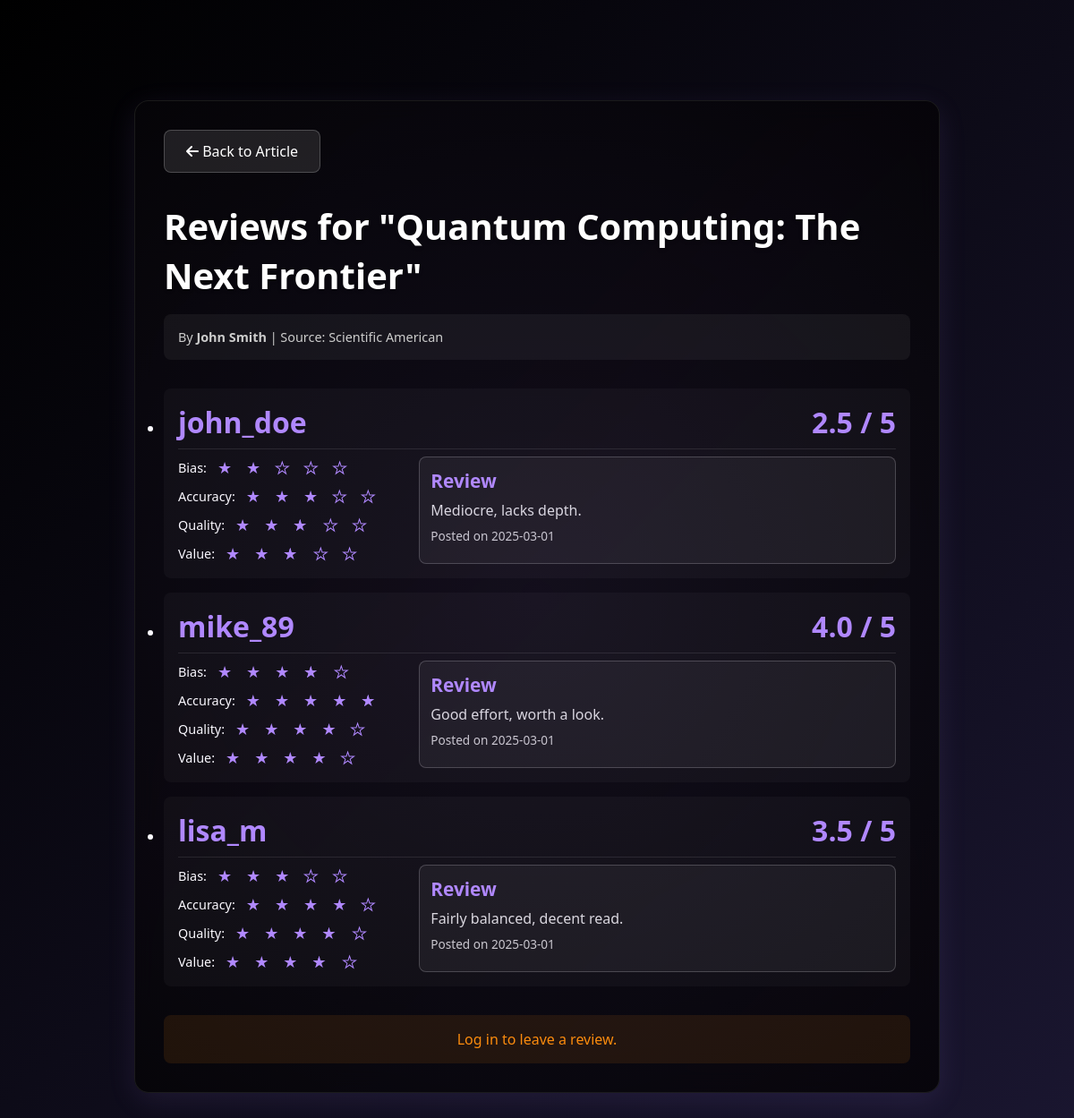
/reviews?article_id=2, run on the app's committed database.
### tables this page shows
CREATE TABLE articles
                       (id TEXT PRIMARY KEY,
                        title TEXT NOT NULL,
                        source TEXT NOT NULL,
                        author TEXT NOT NULL,
                        length INTEGER NOT NULL,
                        category TEXT NOT NULL,
                        rating INTEGER NOT NULL,
                        summary TEXT NOT NULL,
                        publication_date TEXT NOT NULL,
                        body TEXT);

CREATE TABLE users
                       (id INTEGER PRIMARY KEY,
                        username TEXT NOT NULL UNIQUE,
                        email TEXT NOT NULL UNIQUE,
                        password TEXT NOT NULL,
                        verified_code TEXT NOT NULL);

CREATE TABLE reviews (
                                review_id INTEGER PRIMARY KEY AUTOINCREMENT,
                                article_id TEXT NOT NULL,
                                user_id INTEGER NOT NULL,
                                bias_rating INTEGER NOT NULL,
                                accuracy_rating INTEGER NOT NULL,
                                quality_rating INTEGER NOT NULL,
                                value_rating INTEGER NOT NULL,
                                overall_rating REAL NOT NULL,
                                review TEXT NOT NULL,
                                created_at TIMESTAMP DEFAULT CURRENT_TIMESTAMP,
                                FOREIGN KEY (article_id) REFERENCES articles(id),
                                FOREIGN KEY (user_id) REFERENCES users(id)
                              );

### app.py (the view)
@app.route('/reviews')
def reviews_page():
    db = get_db()
    article_id = request.args.get('article_id')
    if not article_id:
        return "Article ID is required", 400
    article = get_article_by_id(article_id)
    if not article:
        return "Article not found", 404
    user_id = session.get('user_id')
    user = None
    if user_id:
        user = db.execute('SELECT * FROM users WHERE id = ?', (user_id,)).fetchone()
    reviews = db.execute('SELECT * FROM reviews WHERE article_id = ?', (article_id,)).fetchall()
    authors = {}
    for review in reviews:
        author = db.execute('SELECT * FROM users WHERE id = ?', (review['user_id'],)).fetchone()
        if author:
            authors[review['user_id']] = author['username']
        else:
            authors[review['user_id']] = 'User ' + str(review['user_id'])
    return render_template("reviews.html", article=article, user=user, reviews=reviews, authors=authors)

### app.py (called while the page is built)
def get_db():
    conn = sqlite3.connect(DATABASE)
    conn.row_factory = sqlite3.Row
    return conn

def get_article_by_id(article_id):
    db = get_db()
    article = db.execute("SELECT * FROM articles WHERE id = ?", (article_id,)).fetchone()
    return article

### templates/reviews.html (shortened to what this page needs)
<!DOCTYPE html>
<html lang="en">
<head>
    <link href="https://cdnjs.cloudflare.com/ajax/libs/font-awesome/6.0.0/css/all.min.css" rel="stylesheet">
</head>
<body>
    <div class="article-container">
        <a href="{{ url_for('article_page', article_id=article.id) }}" class="back-button"><i class="fas fa-arrow-left"></i> Back to Article</a>
        <div class="article-header">Reviews for "{{ article.title }}"</div>
        <div class="article-meta">By <strong>{{ article.author }}</strong> | Source: {{ article.source }}</div>
        {% if reviews %}
            <ul class="review-list">
                {% for review in reviews %}
                    <li class="review-item">
                        <div class="review-header">
                            {% if authors %}
                                {% if authors[review.user_id] != 'None' %}
                                    <span class="review-username">{{ authors[review.user_id] }}</span>
                                {% else %}
                                    <span class="review-username">User {{ review.user_id }}</span>
                                {% endif %}
                            {% else %}
                                <span class="review-username">Anonymous</span>
                            {% endif %}
                            <span class="overall-rating">{{ "%.1f"|format(review.overall_rating) }} / 5</span>
                        </div>
                        <div class="review-details">
                            <div class="rating-breakdown">
                                <div class="review-rating-row">
                                    <span>Bias:</span>
                                    {% set full_stars = review.bias_rating|int %}
                                    {% set has_half = review.bias_rating - full_stars >= 0.5 %}
                                    {% for i in range(5) %}
                                        {% if i < full_stars %}
                                            <span class="star">★</span>
                                        {% elif i == full_stars and has_half %}
                                            <span class="half-star">★</span>
                                        {% else %}
                                            <span class="empty-star">★</span>
                                        {% endif %}
                                    {% endfor %}
                                </div>
                                <div class="review-rating-row">
                                    <span>Accuracy:</span>
                                    {% set full_stars = review.accuracy_rating|int %}
                                    {% set has_half = review.accuracy_rating - full_stars >= 0.5 %}
                                    {% for i in range(5) %}
                                        {% if i < full_stars %}
                                            <span class="star">★</span>
                                        {% elif i == full_stars and has_half %}
                                            <span class="half-star">★</span>
                                        {% else %}
                                            <span class="empty-star">★</span>
                                        {% endif %}
                                    {% endfor %}
                                </div>
                                <div class="review-rating-row">
                                    <span>Quality:</span>
                                    {% set full_stars = review.quality_rating|int %}
                                    {% set has_half = review.quality_rating - full_stars >= 0.5 %}
                                    {% for i in range(5) %}
                                        {% if i < full_stars %}
                                            <span class="star">★</span>
                                        {% elif i == full_stars and has_half %}
                                            <span class="half-star">★</span>
                                        {% else %}
                                            <span class="empty-star">★</span>
                                        {% endif %}
                                    {% endfor %}
                                </div>
                                <div class="review-rating-row">
                                    <span>Value:</span>
                                    {% set full_stars = review.value_rating|int %}
                                    {% set has_half = review.value_rating - full_stars >= 0.5 %}
                                    {% for i in range(5) %}
                                        {% if i < full_stars %}
                                            <span class="star">★</span>
                                        {% elif i == full_stars and has_half %}
                                            <span class="half-star">★</span>
                                        {% else %}
                                            <span class="empty-star">★</span>
                                        {% endif %}
                                    {% endfor %}
                                </div>
                            </div>
                            <div class="review-text-container">
                                <div class="review-text-label">Review</div>
                                <div class="review-text">{{ review.review }}</div>
                                <div class="review-date">Posted on {{ review.created_at }}</div>
                            </div>
                        </div>
                    </li>
                {% endfor %}
            </ul>
        {% else %}
            <p class="no-reviews">No reviews yet. Be the first to review!</p>
        {% endif %}
        {% if user.verified_code %}
            <section class="review-form">
                <h2>Leave a Review</h2>
                <form action="{{ url_for('submit_review') }}" method="POST">
                    <input type="hidden" name="article_id" value="{{ article['id'] }}">
                    <div class="form-container">
                        <div class="ratings-container">
                            <label for="bias">Bias Rating:</label>
                            <div class="star-rating" data-name="bias">
                                <span>★</span><span>★</span><span>★</span><span>★</span><span>★</span>
                                <input type="hidden" name="bias" value="0">
                            </div>
                            <label for="accuracy">Accuracy Rating:</label>
                            <div class="star-rating" data-name="accuracy">
                                <span>★</span><span>★</span><span>★</span><span>★</span><span>★</span>
                                <input type="hidden" name="accuracy" value="0">
                            </div>
                            <label for="quality">Quality Rating:</label>
                            <div class="star-rating" data-name="quality">
                                <span>★</span><span>★</span><span>★</span><span>★</span><span>★</span>
                                <input type="hidden" name="quality" value="0">
                            </div>
                            <label for="value">Value Rating:</label>
                            <div class="star-rating" data-name="value">
                                <span>★</span><span>★</span><span>★</span><span>★</span><span>★</span>
                                <input type="hidden" name="value" value="0">
                            </div>
                        </div>
                        <div class="text-container">
                            <label for="text">Review Comment:</label>
                            <textarea id="text" name="text" required></textarea>
                        </div>
                    </div>
                    <button type="submit" class="submit-btn">Submit Review</button>
                </form>
            </section>
        {% else %}
            <p class="login-prompt">Log in to leave a review.</p>
        {% endif %}
    </div>
</body>
</html>

### templates/reviews.html (style rules this page uses)
* { margin: 0; padding: 0; box-sizing: border-box; }
body { font-family: 'Segoe UI', Tahoma, Geneva, Verdana, sans-serif; background: linear-gradient(135deg, #000 0%, #1a1630 100%); color: #fff; min-height: 100vh; padding: 2rem; overflow-x: hidden; }
.article-container { max-width: 900px; margin: 5rem auto 2rem; background: rgba(0, 0, 0, 0.9); backdrop-filter: blur(12px); padding: 2rem; border-radius: 16px; border: 1px solid rgba(255, 255, 255, 0.1); box-shadow: 0 8px 32px rgba(176, 136, 255, 0.1); position: relative; overflow: hidden; }
.article-container::before { content: ''; position: absolute; top: -50%; left: -50%; width: 200%; height: 200%; background: radial-gradient(circle, rgba(176, 136, 255, 0.1) 0%, transparent 70%); animation: glow 15s infinite alternate; pointer-events: none; }
.article-header { font-size: 2.5rem; font-weight: 700; margin-bottom: 1rem; text-shadow: 0 2px 4px rgba(0, 0, 0, 0.2); position: relative; z-index: 1; }
.article-meta { color: #ccc; font-size: 0.9rem; margin-bottom: 2rem; padding: 1rem; background: rgba(255, 255, 255, 0.05); border-radius: 8px; position: relative; z-index: 1; }
.article-meta strong { font-weight: 700; }
.star { color: #B088FF; margin: 0 4px; font-size: 18px; }
.half-star { color: #B088FF; margin: 0 4px; font-size: 18px; position: relative; display: inline-block; width: 18px; overflow: hidden; }
.half-star::before { content: '★'; position: absolute; color: #B088FF; width: 50%; overflow: hidden; }
.empty-star { color: transparent; -webkit-text-stroke: 1px #B088FF; margin: 0 4px; font-size: 18px; }
.review-list { display: flex; flex-direction: column; gap: 1rem; }
.review-item { background: rgba(255, 255, 255, 0.03); padding: 1rem; border-radius: 8px; cursor: pointer; transition: all 0.3s; }
.review-header { display: flex; justify-content: space-between; align-items: center; }
.review-username { color: #B088FF; font-size: 2rem; font-weight: 700; }
.overall-rating { font-size: 2rem; font-weight: 700; color: #B088FF; }
.review-details { display: none; margin-top: 0.5rem; padding-top: 0.5rem; border-top: 1px solid rgba(255, 255, 255, 0.1); display: flex; gap: 1rem; }
.rating-breakdown { display: flex; flex-direction: column; gap: 0.5rem; flex: 1; }
.review-rating-row { display: flex; align-items: center; gap: 0.5rem; font-size: 0.9rem; }
.review-text-container { flex: 2; background: rgba(255, 255, 255, 0.05); padding: 0.75rem; border-radius: 8px; border: 1px solid rgba(255, 255, 255, 0.2); }
.review-text-label { font-weight: 800; margin-bottom: 0.5rem; font-size: 1.3rem; color: #B088FF; }
.review-text { font-size: 1rem; color: #ddd; }
.review-date { color: #ccc; font-size: 0.85rem; margin-top: 0.5rem; margin-bottom: 0.1rem; }
.back-button { display: inline-block; background: rgba(255, 255, 255, 0.1); color: #fff; padding: 0.75rem 1.5rem; border-radius: 8px; text-decoration: none; font-weight: 500; transition: all 0.3s; margin-bottom: 2rem; position: relative; z-index: 1; border: 1px solid rgba(255, 255, 255, 0.2); }
.login-prompt { text-align: center; font-size: 1rem; color: #ff8c00; padding: 1rem; background: rgba(255, 140, 0, 0.1); border-radius: 8px; margin-top: 2rem; }

### data on the page
articles: title "Quantum Computing: The Next Frontier", author "John Smith", source "Scientific American"
reviews: overall_rating "2.5", review "Mediocre, lacks depth.", created_at "2025-03-01"
users: username "john_doe"
reviews: overall_rating "4.0", review "Good effort, worth a look.", created_at "2025-03-01"
users: username "mike_89"
reviews: overall_rating "3.5", review "Fairly balanced, decent read.", created_at "2025-03-01"
users: username "lisa_m"
